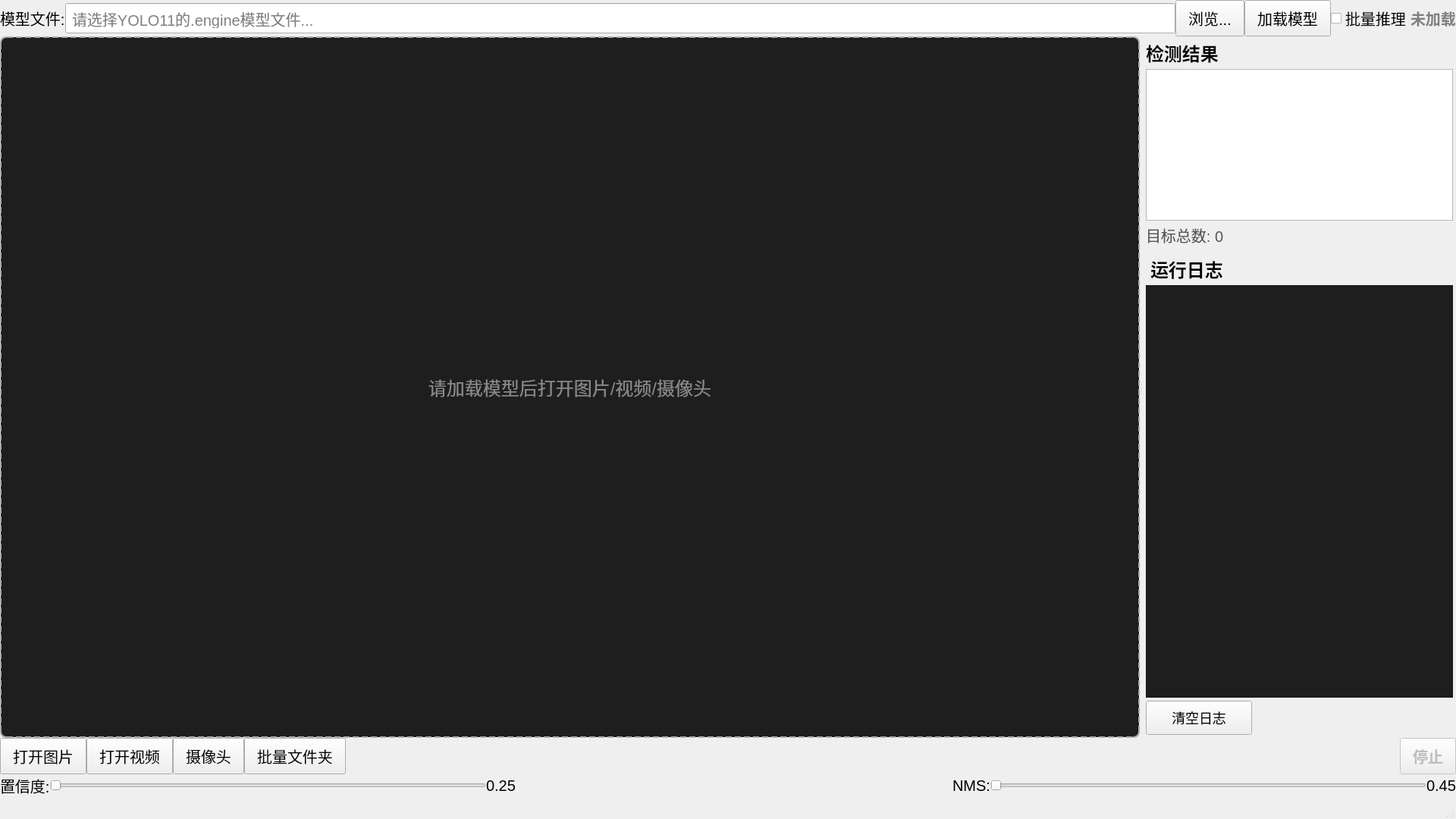
<?xml version="1.0" encoding="UTF-8"?>
<ui version="4.0">
 <class>MainWindow</class>
 <widget class="QMainWindow" name="MainWindow">
  <property name="geometry">
   <rect>
    <x>0</x>
    <y>0</y>
    <width>1920</width>
    <height>1080</height>
   </rect>
  </property>
  <property name="minimumSize">
   <size>
    <width>1280</width>
    <height>720</height>
   </size>
  </property>
  <property name="windowTitle">
   <string>YOLO11 PPE 检测系统</string>
  </property>
  <property name="styleSheet">
   <string notr="true">QWidget { font-size: 20px; }
QLabel { font-size: 20px; }
QPushButton { font-size: 20px; padding: 8px 16px; }
QLineEdit { font-size: 20px; padding: 6px; }
QComboBox { font-size: 20px; }
QListWidget { font-size: 20px; }
QTextEdit { font-size: 20px; }
QSlider { height: 28px; }</string>
  </property>
  <widget class="QWidget" name="centralWidget">
   <layout class="QVBoxLayout" name="mainLayout">
    <property name="spacing">
     <number>0</number>
    </property>
    <property name="leftMargin">
     <number>0</number>
    </property>
    <property name="topMargin">
     <number>0</number>
    </property>
    <property name="rightMargin">
     <number>0</number>
    </property>
    <property name="bottomMargin">
     <number>0</number>
    </property>
    <item>
     <layout class="QHBoxLayout" name="modelLayout">
      <property name="spacing">
       <number>0</number>
      </property>
      <item>
       <widget class="QLabel" name="modelLabel">
        <property name="font">
         <font>
          <pointsize>24</pointsize>
         </font>
        </property>
        <property name="text">
         <string>模型文件:</string>
        </property>
       </widget>
      </item>
      <item>
       <widget class="QLineEdit" name="modelPathEdit">
        <property name="placeholderText">
         <string>请选择YOLO11的.engine模型文件...</string>
        </property>
       </widget>
      </item>
      <item>
       <widget class="QPushButton" name="browseModelBtn">
        <property name="text">
         <string>浏览...</string>
        </property>
       </widget>
      </item>
      <item>
       <widget class="QPushButton" name="loadModelBtn">
        <property name="text">
         <string>加载模型</string>
        </property>
       </widget>
      </item>
      <item>
       <widget class="QCheckBox" name="batchInferenceCheck">
        <property name="toolTip">
         <string>启用批量推理可提升视频流处理性能 (batch=4)</string>
        </property>
        <property name="text">
         <string>批量推理</string>
        </property>
       </widget>
      </item>
      <item>
       <widget class="QLabel" name="modelStatusLabel">
        <property name="styleSheet">
         <string notr="true">color: gray; font-weight: bold;</string>
        </property>
        <property name="text">
         <string>未加载</string>
        </property>
       </widget>
      </item>
     </layout>
    </item>
    <item>
     <widget class="QSplitter" name="splitter">
      <property name="sizePolicy">
       <sizepolicy hsizetype="Expanding" vsizetype="Expanding">
        <horstretch>0</horstretch>
        <verstretch>0</verstretch>
       </sizepolicy>
      </property>
      <property name="orientation">
       <enum>Qt::Orientation::Horizontal</enum>
      </property>
      <widget class="QLabel" name="displayLabel">
       <property name="sizePolicy">
        <sizepolicy hsizetype="Expanding" vsizetype="Expanding">
         <horstretch>0</horstretch>
         <verstretch>0</verstretch>
        </sizepolicy>
       </property>
       <property name="minimumSize">
        <size>
         <width>960</width>
         <height>600</height>
        </size>
       </property>
       <property name="styleSheet">
        <string notr="true">QLabel {
         border: 2px dashed #aaa;
         border-radius: 8px;
         background-color: #1e1e1e;
         color: #888;
         font-size: 24px;
        }</string>
       </property>
       <property name="text">
        <string>请加载模型后打开图片/视频/摄像头</string>
       </property>
       <property name="alignment">
        <set>Qt::AlignmentFlag::AlignCenter</set>
       </property>
      </widget>
      <widget class="QWidget" name="rightPanel">
       <layout class="QVBoxLayout" name="rightLayout">
        <property name="spacing">
         <number>4</number>
        </property>
        <property name="leftMargin">
         <number>4</number>
        </property>
        <property name="topMargin">
         <number>4</number>
        </property>
        <property name="rightMargin">
         <number>4</number>
        </property>
        <property name="bottomMargin">
         <number>4</number>
        </property>
        <item>
         <widget class="QLabel" name="resultTitleLabel">
          <property name="styleSheet">
           <string notr="true">font-size: 24px; font-weight: bold;</string>
          </property>
          <property name="text">
           <string>检测结果</string>
          </property>
         </widget>
        </item>
        <item>
         <widget class="QListWidget" name="resultListWidget">
          <property name="maximumSize">
           <size>
            <width>16777215</width>
            <height>200</height>
           </size>
          </property>
          <property name="styleSheet">
           <string notr="true">QListWidget { font-size: 20px; }
QListWidget::item { padding: 8px; }</string>
          </property>
          <property name="alternatingRowColors">
           <bool>false</bool>
          </property>
         </widget>
        </item>
        <item>
         <widget class="QLabel" name="totalCountLabel">
          <property name="styleSheet">
           <string notr="true">font-size: 20px; color: #555;</string>
          </property>
          <property name="text">
           <string>目标总数: 0</string>
          </property>
         </widget>
        </item>
        <item>
         <widget class="QLabel" name="logTitleLabel">
          <property name="styleSheet">
           <string notr="true">font-size: 24px; font-weight: bold; margin-top: 8px;</string>
          </property>
          <property name="text">
           <string>运行日志</string>
          </property>
         </widget>
        </item>
        <item>
         <widget class="QTextEdit" name="logTextEdit">
          <property name="readOnly">
           <bool>true</bool>
          </property>
          <property name="styleSheet">
           <string notr="true">QTextEdit { font-family: Consolas, Monaco, monospace; font-size: 18px; background-color: #1e1e1e; color: #d4d4d4; }</string>
          </property>
         </widget>
        </item>
        <item>
         <widget class="QPushButton" name="clearLogBtn">
          <property name="maximumSize">
           <size>
            <width>140</width>
            <height>16777215</height>
           </size>
          </property>
          <property name="styleSheet">
           <string notr="true">font-size: 18px;</string>
          </property>
          <property name="text">
           <string>清空日志</string>
          </property>
         </widget>
        </item>
       </layout>
      </widget>
     </widget>
    </item>
    <item>
     <layout class="QHBoxLayout" name="buttonLayout">
      <property name="spacing">
       <number>0</number>
      </property>
      <item>
       <widget class="QPushButton" name="openImageBtn">
        <property name="text">
         <string>打开图片</string>
        </property>
       </widget>
      </item>
      <item>
       <widget class="QPushButton" name="openVideoBtn">
        <property name="text">
         <string>打开视频</string>
        </property>
       </widget>
      </item>
      <item>
       <widget class="QPushButton" name="cameraBtn">
        <property name="text">
         <string>摄像头</string>
        </property>
       </widget>
      </item>
      <item>
       <widget class="QPushButton" name="folderBtn">
        <property name="text">
         <string>批量文件夹</string>
        </property>
       </widget>
      </item>
      <item>
       <spacer name="buttonSpacer">
        <property name="orientation">
         <enum>Qt::Orientation::Horizontal</enum>
        </property>
        <property name="sizeHint" stdset="0">
         <size>
          <width>40</width>
          <height>20</height>
         </size>
        </property>
       </spacer>
      </item>
      <item>
       <widget class="QPushButton" name="stopBtn">
        <property name="enabled">
         <bool>false</bool>
        </property>
        <property name="styleSheet">
         <string notr="true">QPushButton:enabled {
  background-color: #d9534f;
  color: white;
  font-weight: bold;
  padding: 6px 16px;
}</string>
        </property>
        <property name="text">
         <string>停止</string>
        </property>
       </widget>
      </item>
     </layout>
    </item>
    <item>
     <layout class="QHBoxLayout" name="thresholdLayout">
      <property name="spacing">
       <number>0</number>
      </property>
      <item>
       <widget class="QLabel" name="confLabel">
        <property name="text">
         <string>置信度:</string>
        </property>
       </widget>
      </item>
      <item>
       <widget class="QSlider" name="confSlider">
        <property name="minimum">
         <number>0</number>
        </property>
        <property name="maximum">
         <number>0</number>
        </property>
        <property name="value">
         <number>0</number>
        </property>
        <property name="orientation">
         <enum>Qt::Orientation::Horizontal</enum>
        </property>
       </widget>
      </item>
      <item>
       <widget class="QLabel" name="confValueLabel">
        <property name="text">
         <string>0.25</string>
        </property>
        <property name="alignment">
         <set>Qt::AlignmentFlag::AlignCenter</set>
        </property>
       </widget>
      </item>
      <item>
       <spacer name="thresholdSpacer">
        <property name="orientation">
         <enum>Qt::Orientation::Horizontal</enum>
        </property>
        <property name="sizeHint" stdset="0">
         <size>
          <width>20</width>
          <height>20</height>
         </size>
        </property>
       </spacer>
      </item>
      <item>
       <widget class="QLabel" name="nmsLabel">
        <property name="text">
         <string>NMS:</string>
        </property>
       </widget>
      </item>
      <item>
       <widget class="QSlider" name="nmsSlider">
        <property name="minimum">
         <number>0</number>
        </property>
        <property name="maximum">
         <number>0</number>
        </property>
        <property name="value">
         <number>0</number>
        </property>
        <property name="orientation">
         <enum>Qt::Orientation::Horizontal</enum>
        </property>
       </widget>
      </item>
      <item>
       <widget class="QLabel" name="nmsValueLabel">
        <property name="text">
         <string>0.45</string>
        </property>
        <property name="alignment">
         <set>Qt::AlignmentFlag::AlignCenter</set>
        </property>
       </widget>
      </item>
     </layout>
    </item>
   </layout>
  </widget>
  <widget class="QMenuBar" name="menuBar">
   <property name="geometry">
    <rect>
     <x>0</x>
     <y>0</y>
     <width>1920</width>
     <height>22</height>
    </rect>
   </property>
  </widget>
  <widget class="QStatusBar" name="statusBar"/>
  <action name="actionOpenImage">
   <property name="text">
    <string>打开图片(&amp;I)</string>
   </property>
   <property name="shortcut">
    <string>Ctrl+O</string>
   </property>
  </action>
  <action name="actionOpenVideo">
   <property name="text">
    <string>打开视频(&amp;V)</string>
   </property>
   <property name="shortcut">
    <string>Ctrl+Shift+O</string>
   </property>
  </action>
  <action name="actionOpenCamera">
   <property name="text">
    <string>打开摄像头(&amp;C)</string>
   </property>
   <property name="shortcut">
    <string>Ctrl+C</string>
   </property>
  </action>
  <action name="actionSeparator">
   <property name="separator" stdset="0">
    <bool>true</bool>
   </property>
  </action>
  <action name="actionExit">
   <property name="text">
    <string>退出(&amp;Q)</string>
   </property>
   <property name="shortcut">
    <string>Ctrl+Q</string>
   </property>
  </action>
  <action name="actionLoadModel">
   <property name="text">
    <string>加载模型(&amp;M)</string>
   </property>
  </action>
 </widget>
 <layoutdefault spacing="6" margin="11"/>
 <resources/>
 <connections/>
</ui>
